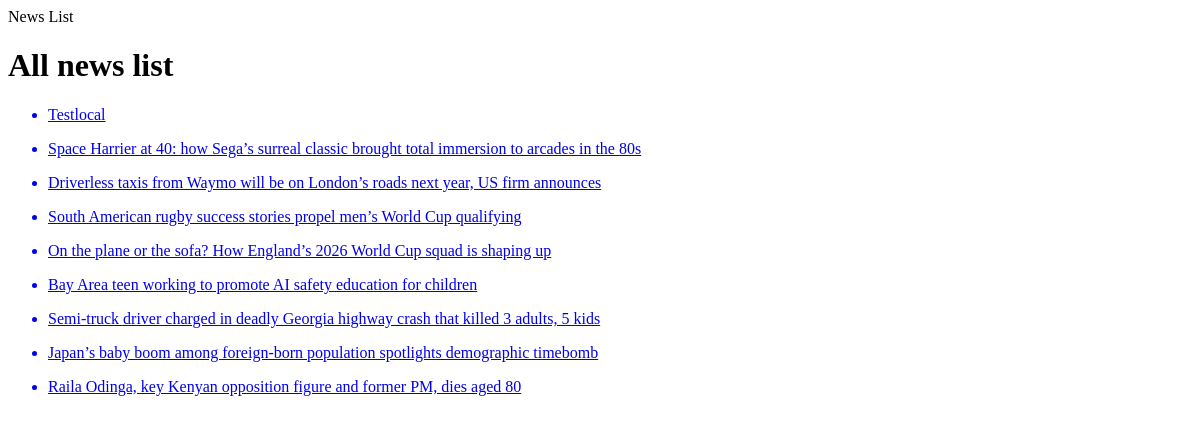
The app's page /all-news/, older data.
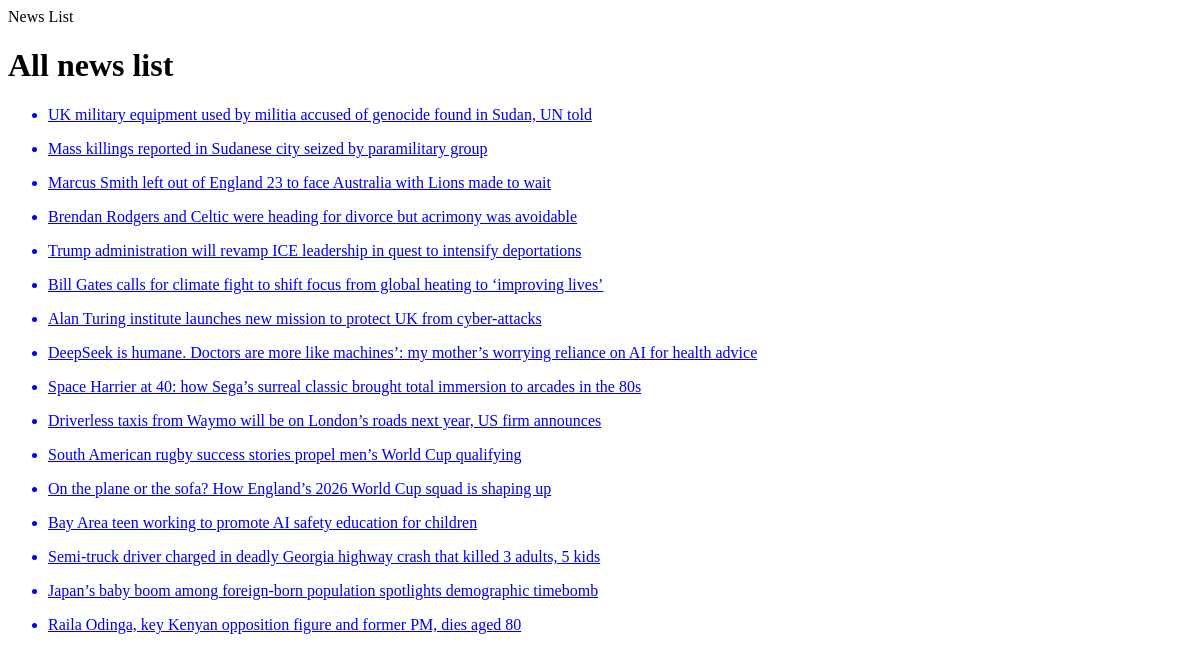
The same page, newer data.
### news_app/models.py (models this page shows, shortened)
class News(models.Model):
    class Status(models.TextChoices):
        Draft = 'Dr','Draft'
        Published = 'Pb','Published'
    title = models.CharField(max_length=250)
    slug = models.SlugField(max_length=250)
    body = models.TextField()
    image = models.ImageField(upload_to='news/images')
    category = models.ForeignKey(Category,
                                 on_delete=models.CASCADE)
    publish_time=models.DateTimeField(default=timezone.now)
    created_time=models.DateTimeField(auto_now_add=True)
    updated_time=models.DateTimeField(auto_now=True)
    status = models.CharField(max_length=2,choices=Status.choices, default=Status.Draft)
    objects = models.Manager()
    published = PublishedManager()
    class Meta:
        ordering = ['-publish_time']

### news_app/views.py (the view)
# urls.py: path('all-news/', news_list, name='news_list'),
def news_list(request):
    news_all = News.objects.filter()
    news_all=News.published.all()
    context = {'news_all':news_all}
    return render(request,"news/news_list.html", context=context)

### news_app/context_processor.py (called while the page is built)
def latest_news(request):
    category_news = Category.objects.all()
    latest_news = News.published.all().order_by('-publish_time')[:10]
    context = {"latest_news": latest_news, "category_news": category_news}
    return context

### news_app/models.py (called while the page is built)
    def get_queryset(self):
        return super().get_queryset().filter(status=News.Status.Published)

### templates/news/news_list.html (shortened to what this page needs)
<!DOCTYPE html>
<html lang="en">
<head>
</head>
<h1>All news list</h1>
    {% for news in news_all %}
        <a href="{% url "news_detail" news.id %}">
        <ul><li>{{ news.title }}</li></ul>
        </a>
    {% endfor %}
</body>
</html>

Row changes from the older to the newer data that the page shows:
removed News: title "Testlocal"
added News: title "UK military equipment used by militia accused of genocide found in Sudan, UN told"
added News: title "Mass killings reported in Sudanese city seized by paramilitary group"
added News: title "Marcus Smith left out of England 23 to face Australia with Lions made to wait"
added News: title "Brendan Rodgers and Celtic were heading for divorce but acrimony was avoidable"
added News: title "Trump administration will revamp ICE leadership in quest to intensify deportations"
added News: title "Bill Gates calls for climate fight to shift focus from global heating to ‘improving lives’"
added News: title "Alan Turing institute launches new mission to protect UK from cyber-attacks"
added News: title "DeepSeek is humane. Doctors are more like machines’: my mother’s worrying reliance on AI for health advice"
